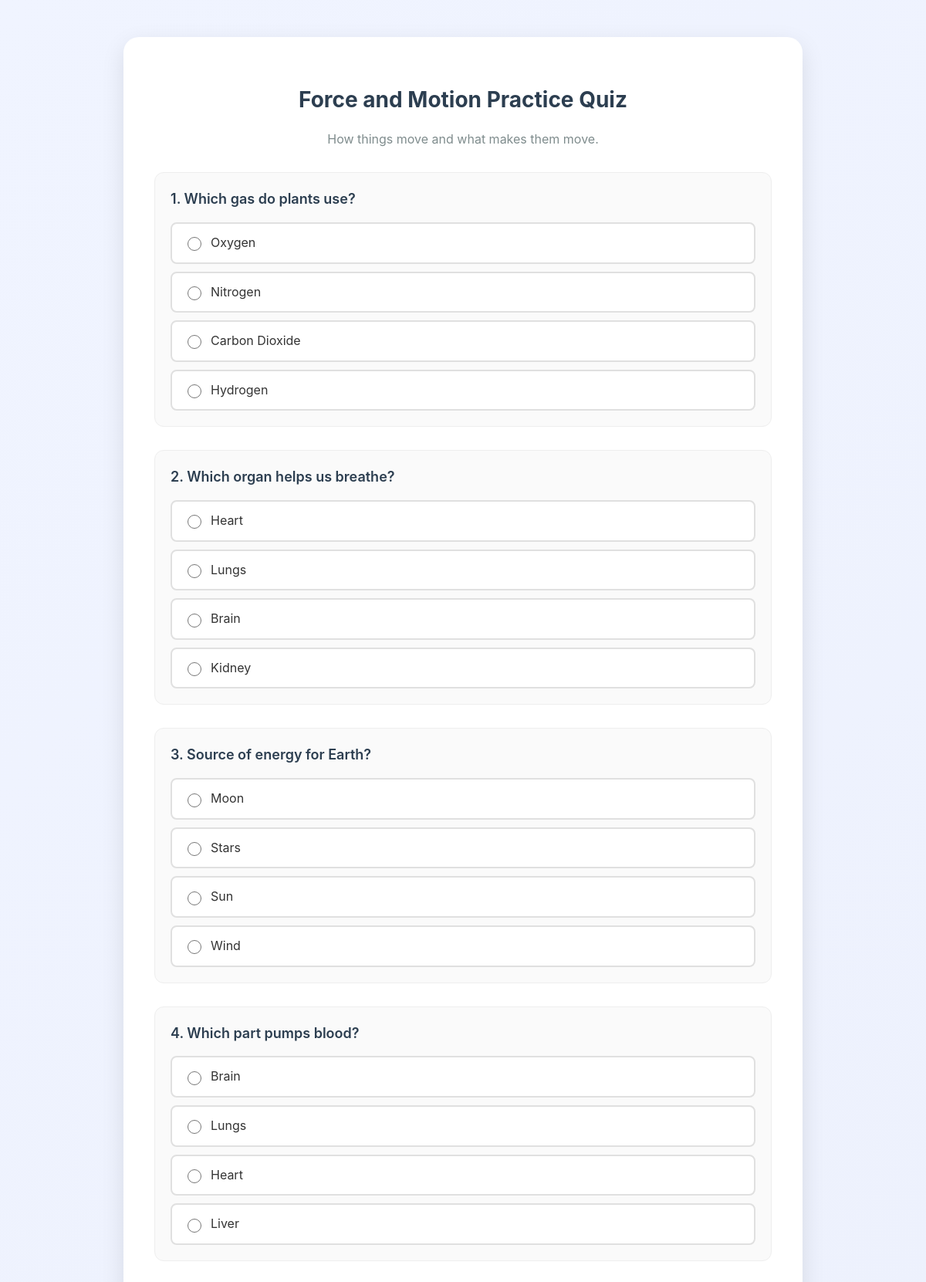
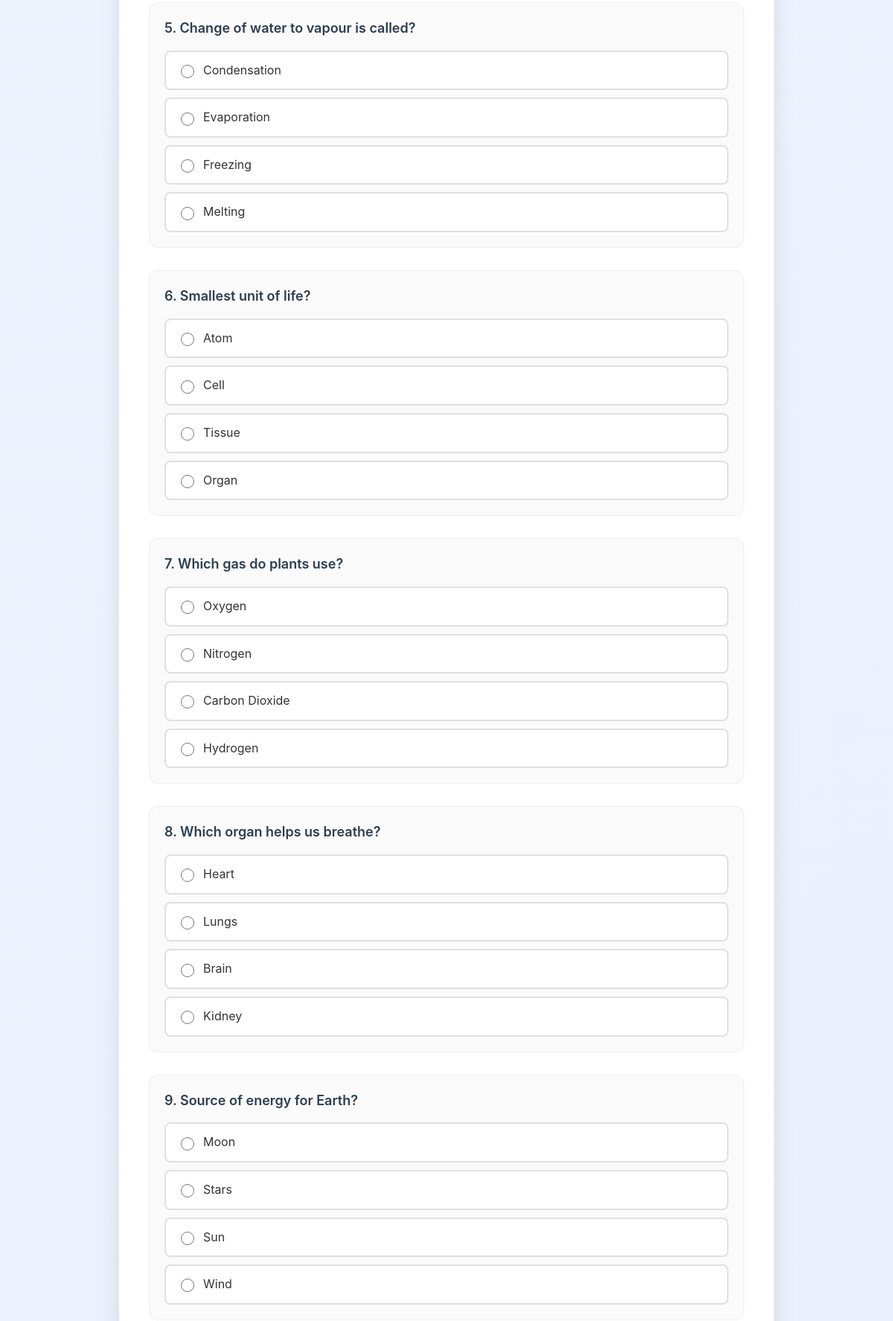
Page /student/topic-quiz/3/ (signed in, upper part) on the committed database (2 pictures, top to bottom).
### student/models.py (models this page shows, shortened)
class Topic(models.Model):
    name = models.CharField(max_length=100)
    subject = models.CharField(max_length=50)
    description = models.TextField(blank=True)

class Question(models.Model):
    class_level = models.IntegerField(choices=CLASS_CHOICES)
    subject_name = models.CharField(max_length=50)
    difficulty = models.CharField(max_length=10, choices=DIFFICULTY_CHOICES)
    topic = models.ForeignKey(Topic, on_delete=models.SET_NULL, null=True, blank=True)
    concept_tag = models.CharField(max_length=50, blank=True, help_text="Tag for specific concept (e.g. 'friction')")
    question_text = models.TextField()
    option_a = models.CharField(max_length=200)
    option_b = models.CharField(max_length=200)
    option_c = models.CharField(max_length=200)
    option_d = models.CharField(max_length=200)
    correct_option = models.CharField(
    max_length=1,
    choices=OPTION_CHOICES
    )

### student/views.py (the view, shortened to what this page needs)
# urls.py: path('topic-quiz/<int:topic_id>/', views.topic_quiz, name="topic-quiz"),
@login_required
def topic_quiz(request, topic_id):
    student_profile = request.user.student_profile
    topic = Topic.objects.get(id=topic_id)
    try:
        wt = StudentWeakTopic.objects.get(student=student_profile, topic=topic)
        weak_concepts = [t.strip() for t in wt.weak_concepts.split(',') if t.strip()]
    except StudentWeakTopic.DoesNotExist:
        weak_concepts = []
    if weak_concepts:
        questions = list(Question.objects.filter(topic=topic, concept_tag__in=weak_concepts))
        if not questions:
            questions = list(Question.objects.filter(topic=topic))
    else:
        questions = list(Question.objects.filter(topic=topic))
    if not questions:
        messages.info(request, "No questions available for this topic yet.")
        return redirect('learning-path')
    return render(request, "student/topic_quiz.html", {"topic": topic, "questions": questions})

### notifications/context_processors.py (called while the page is built)
def notification_count(request):
    if request.user.is_authenticated:
        unread_count = Notification.objects.filter(
            user=request.user,
            is_read=False
        ).count()
    else:
        unread_count = 0
    return {
        'unread_count': unread_count
    }

### templates/student/topic_quiz.html (shortened to what this page needs)
<!doctype html>
<html lang="en">
<head>
</head>
<body>
    <div class="quiz-container">
        <div class="header">
            <h1>{{ topic.name }} Practice Quiz</h1>
            <p>{{ topic.description }}</p>
        </div>
        <form method="post">
            {% for question in questions %}
            <div class="question-card">
                <div class="question-text">{{ forloop.counter }}. {{ question.question_text }}</div>
                <div class="options">
                    <label class="option-label">
                        <input type="radio" name="q_{{ question.id }}" value="A" class="option-input" required>
                        {{ question.option_a }}
                    </label>
                    <label class="option-label">
                        <input type="radio" name="q_{{ question.id }}" value="B" class="option-input">
                        {{ question.option_b }}
                    </label>
                    <label class="option-label">
                        <input type="radio" name="q_{{ question.id }}" value="C" class="option-input">
                        {{ question.option_c }}
                    </label>
                    <label class="option-label">
                        <input type="radio" name="q_{{ question.id }}" value="D" class="option-input">
                        {{ question.option_d }}
                    </label>
                </div>
            </div>
            {% endfor %}
        </form>
    </div>
</body>
</html>

### templates/student/topic_quiz.html (style rules this page uses)
body { font-family: -apple-system, BlinkMacSystemFont, "Segoe UI", Roboto, sans-serif; background: linear-gradient(135deg, #f0f4ff 0%, #e8ecf9 100%); color: #333; line-height: 1.6; padding: 40px; }
.quiz-container { max-width: 800px; margin: 0 auto; background: white; padding: 40px; border-radius: 20px; box-shadow: 0 10px 30px rgba(0, 0, 0, 0.1); }
.header { margin-bottom: 30px; text-align: center; }
.header h1 { color: #2c3e50; font-size: 28px; margin-bottom: 10px; }
.header p { color: #7f8c8d; }
.question-card { margin-bottom: 30px; padding: 20px; border: 1px solid #eee; border-radius: 12px; background: #fafafa; }
.question-text { font-size: 18px; font-weight: 600; margin-bottom: 15px; color: #2c3e50; }
.options { display: grid; gap: 10px; }
.option-label { display: flex; align-items: center; padding: 12px 15px; background: white; border: 2px solid #e0e0e0; border-radius: 8px; cursor: pointer; transition: all 0.2s; }
.option-input { margin-right: 12px; width: 18px; height: 18px; }

### rows in the picture
Topic: name "Force and Motion", description "How things move and what makes them move."
Question: question_text "Which gas do plants use?", option_a "Oxygen", option_b "Nitrogen", option_c "Carbon Dioxide", option_d "Hydrogen"
Question: question_text "Which organ helps us breathe?", option_a "Heart", option_b "Lungs", option_c "Brain", option_d "Kidney"
Question: question_text "Source of energy for Earth?", option_a "Moon", option_b "Stars", option_c "Sun", option_d "Wind"
Question: question_text "Which part pumps blood?", option_a "Brain", option_b "Lungs", option_c "Heart", option_d "Liver"
Question: question_text "Change of water to vapour is called?", option_a "Condensation", option_b "Evaporation", option_c "Freezing", option_d "Melting"
Question: question_text "Smallest unit of life?", option_a "Atom", option_b "Cell", option_c "Tissue", option_d "Organ"
Question: question_text "Which gas do plants use?", option_a "Oxygen", option_b "Nitrogen", option_c "Carbon Dioxide", option_d "Hydrogen"
Question: question_text "Which organ helps us breathe?", option_a "Heart", option_b "Lungs", option_c "Brain", option_d "Kidney"
Question: question_text "Source of energy for Earth?", option_a "Moon", option_b "Stars", option_c "Sun", option_d "Wind"
